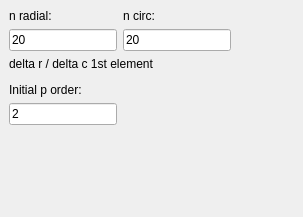
<?xml version="1.0" encoding="UTF-8"?>
<ui version="4.0">
 <class>meshDW</class>
 <widget class="QDockWidget" name="meshDW">
  <property name="geometry">
   <rect>
    <x>0</x>
    <y>0</y>
    <width>303</width>
    <height>217</height>
   </rect>
  </property>
  <property name="features">
   <set>QDockWidget::NoDockWidgetFeatures</set>
  </property>
  <property name="windowTitle">
   <string>DockWidget</string>
  </property>
  <widget class="QWidget" name="dockWidgetContents">
   <layout class="QGridLayout" name="gridLayout_2">
    <item row="0" column="0">
     <layout class="QGridLayout" name="gridLayout">
      <item row="0" column="0">
       <widget class="QLabel" name="label_2">
        <property name="text">
         <string>n radial:</string>
        </property>
       </widget>
      </item>
      <item row="0" column="1">
       <widget class="QLabel" name="label_4">
        <property name="text">
         <string>n circ:</string>
        </property>
       </widget>
      </item>
      <item row="1" column="0">
       <widget class="QLineEdit" name="n_radial">
        <property name="text">
         <string>20</string>
        </property>
       </widget>
      </item>
      <item row="1" column="1">
       <widget class="QLineEdit" name="n_circ">
        <property name="text">
         <string>20</string>
        </property>
       </widget>
      </item>
      <item row="2" column="0" colspan="2">
       <widget class="QLabel" name="labelFirstElem">
        <property name="text">
         <string>delta r / delta c 1st element</string>
        </property>
       </widget>
      </item>
      <item row="4" column="0" colspan="2">
       <widget class="QLabel" name="label">
        <property name="text">
         <string>Initial p order:</string>
        </property>
       </widget>
      </item>
      <item row="5" column="0">
       <widget class="QLineEdit" name="lineEdit">
        <property name="text">
         <string>2</string>
        </property>
       </widget>
      </item>
      <item row="3" column="0">
       <widget class="TPBrUnitInput" name="first_el_size" native="true">
        <property name="unitType">
         <enum>EDimensionless</enum>
        </property>
       </widget>
      </item>
     </layout>
    </item>
    <item row="0" column="1">
     <spacer name="horizontalSpacer">
      <property name="orientation">
       <enum>Qt::Horizontal</enum>
      </property>
      <property name="sizeHint" stdset="0">
       <size>
        <width>0</width>
        <height>20</height>
       </size>
      </property>
     </spacer>
    </item>
    <item row="1" column="0">
     <spacer name="verticalSpacer">
      <property name="orientation">
       <enum>Qt::Vertical</enum>
      </property>
      <property name="sizeHint" stdset="0">
       <size>
        <width>20</width>
        <height>1</height>
       </size>
      </property>
     </spacer>
    </item>
   </layout>
  </widget>
 </widget>
 <customwidgets>
  <customwidget>
   <class>TPBrUnitInput</class>
   <extends>QWidget</extends>
   <header>tpbrunitinput.h</header>
  </customwidget>
 </customwidgets>
 <resources/>
 <connections/>
</ui>
